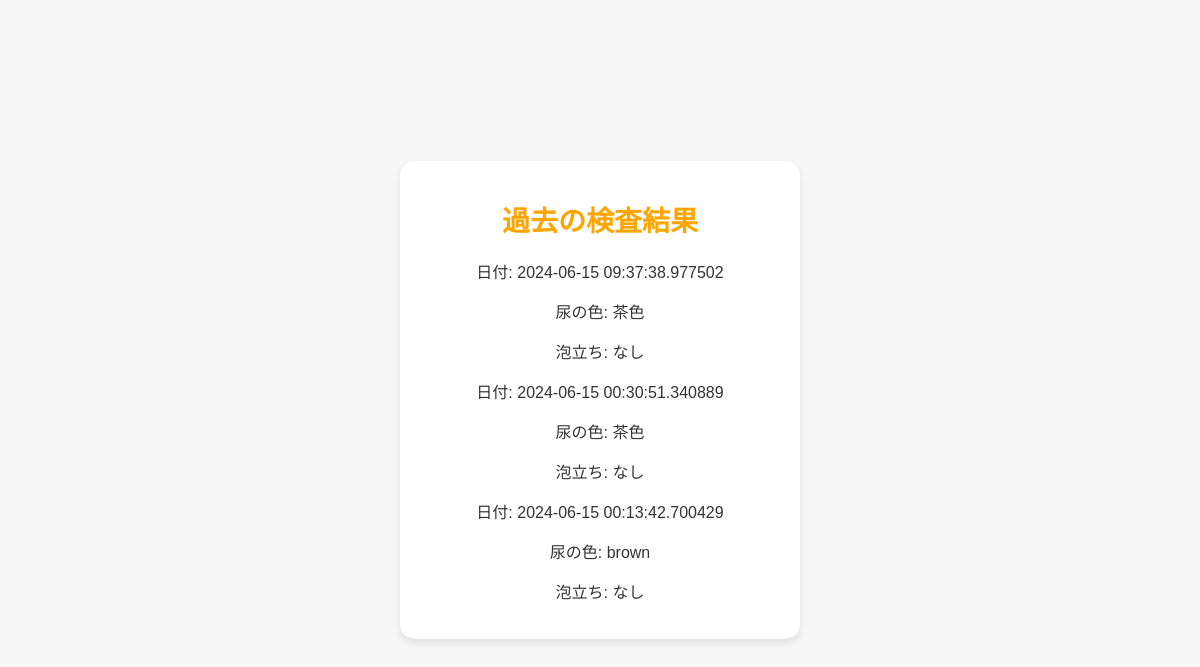
The page /history (signed in) on the database its author committed.
### app.py (models this page shows)
class Result(db.Model):
    id = db.Column(db.Integer, primary_key=True)
    color = db.Column(db.String(20), nullable=False)
    foam = db.Column(db.String(20), nullable=False)
    date = db.Column(db.DateTime, nullable=False, default=datetime.utcnow)
    user_id = db.Column(db.Integer, db.ForeignKey('user.id'), nullable=False)

### app.py (the view)
@app.route('/history')
@login_required
def history():
    results = Result.query.filter_by(user_id=current_user.id).order_by(Result.date.desc()).all()
    return render_template('history.html', results=results)

### app.py (called while the page is built)
@login_manager.user_loader
def load_user(user_id):
    return User.query.get(int(user_id))

### templates/history.html (shortened to what this page needs)
<!DOCTYPE html>
<html lang="en">
<head>
    <link rel="stylesheet" href="{{ url_for('static', filename='styles.css') }}">
</head>
<body>
    <div class="container">
        <h1>過去の検査結果</h1>
        <div id="result-list">
            {% for result in results %}
            <div class="result-item">
                <p>日付: {{ result.date }}</p>
                <p>尿の色: {{ result.color }}</p>
                <p>泡立ち: {{ result.foam }}</p>
            </div>
            {% endfor %}
        </div>
    </div>
</body>
</html>

### static/styles.css (style rules this page uses)
body { background-color: #f7f7f7; font-family: 'Helvetica', 'Arial', sans-serif; color: #333; margin: 0; display: flex; justify-content: center; align-items: center; height: 100vh; box-sizing: border-box; }
.container { background-color: #ffffff; padding: 20px; border-radius: 15px; box-shadow: 0 4px 8px rgba(0, 0, 0, 0.1); width: 90%; max-width: 400px; text-align: center; box-sizing: border-box; }
h1 { font-size: 28px; color: #ffa500; margin-bottom: 20px; }

### rows shown on the page
Result: date "2024-06-15 09:37:38.977502", color "茶色", foam "なし"
Result: date "2024-06-15 00:30:51.340889", color "茶色", foam "なし"
Result: date "2024-06-15 00:13:42.700429", color "brown", foam "なし"
